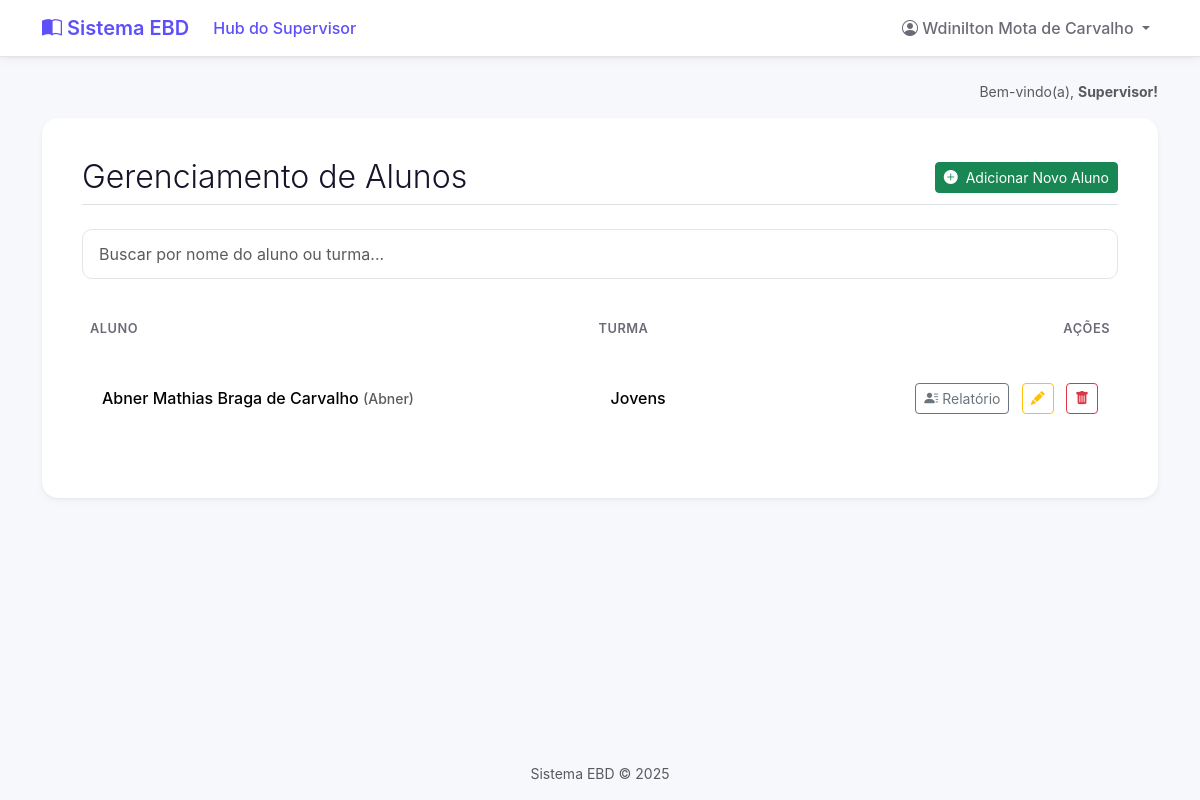
/relatorios/gerenciamento-alunos/ (signed in), run on an earlier commit of the app's database.
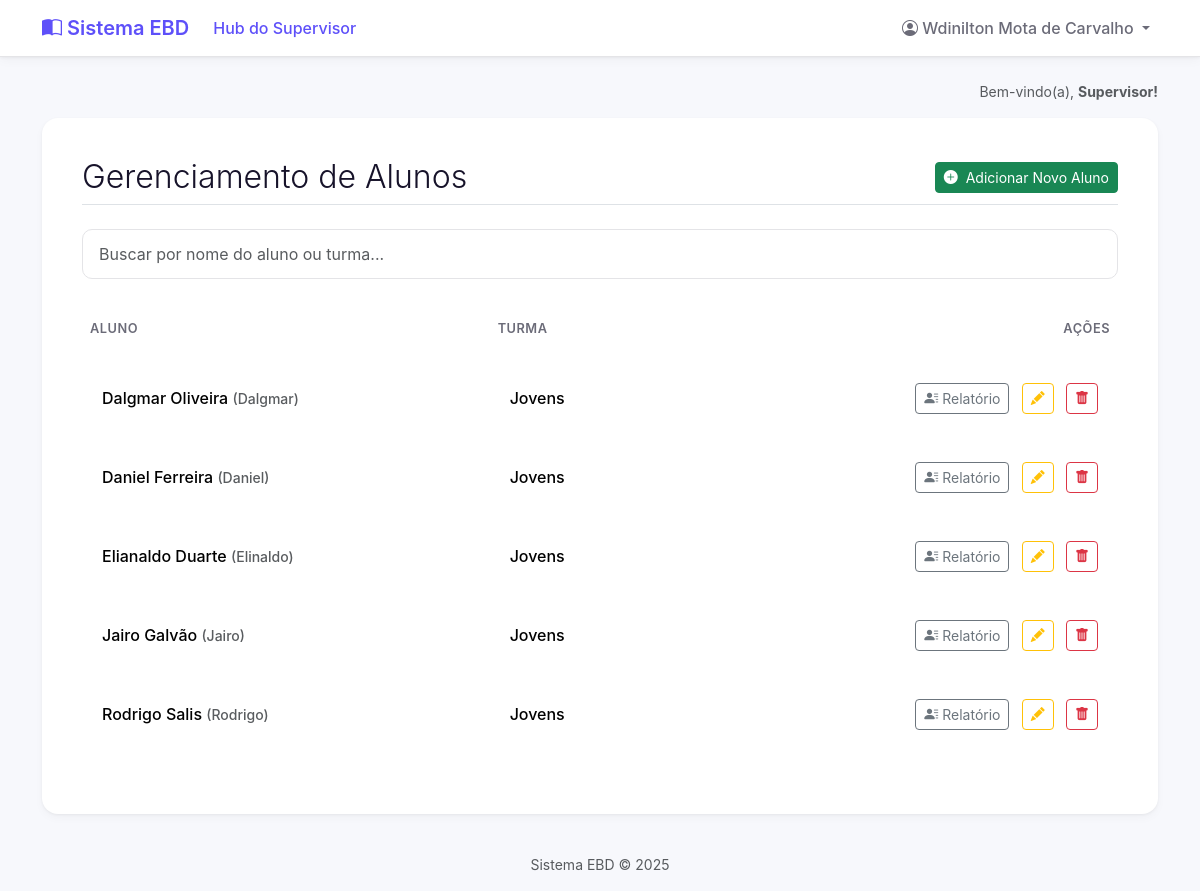
And on a later commit of the database.
### core/models.py (models this page shows, shortened)
class Aluno(models.Model):
    user = models.OneToOneField(
        User,
        on_delete=models.CASCADE,
        related_name='aluno', # Permite fazer request.user.aluno
        null=True,
        blank=True
    )
    nome_completo = models.CharField(max_length=255)
    turma = models.ForeignKey(
        Turma,
        on_delete=models.CASCADE,
        related_name='alunos'
    )
    pontos_totais = models.IntegerField(default=0)
    data_cadastro = models.DateTimeField(auto_now_add=True)

class Turma(models.Model):
    nome = models.CharField(max_length=100, unique=True)
    professores = models.ManyToManyField(
        User,
        blank=True, # Uma turma pode, temporariamente, não ter professores
        related_name='turmas_lecionadas',
        limit_choices_to={'groups__name': 'Professores'}
    )

### core/views.py (the view)
# urls.py: path('relatorios/gerenciamento-alunos/', views.gerenciamento_alunos, name='gerenciamento_alunos'),
@login_required
def gerenciamento_alunos(request):
    permissores = permissoes_context(request)
    if not permissores['is_supervisor']:
        return HttpResponseForbidden("<h1>Acesso Negado</h1><p>Apenas supervisores podem ver este relatório.</p>")
    lista_todos_alunos = Aluno.objects.select_related('turma').all().order_by('nome_completo')
    contexto = {'lista_todos_alunos': lista_todos_alunos}
    return render(request, 'gerenciamento_alunos.html', contexto)

### core/context_processors.py (called while the page is built)
def permissoes_context(request):
    is_professor = False
    is_aluno = False
    is_supervisor = False
    aluno = None
    if request.user.is_authenticated:
        is_supervisor = request.user.groups.filter(name='Supervisores').exists()
        is_professor = request.user.groups.filter(name='Professores').exists()
        try:
            aluno = request.user.aluno
            is_aluno = True
        except:
            is_aluno = False
    return {
        'is_supervisor': is_supervisor,
        'is_professor': is_professor,
        'is_aluno': is_aluno,
        'aluno_global': aluno,
    }

### templates/gerenciamento_alunos.html (shortened to what this page needs)
{% extends 'base.html' %}
{% block content %}
    <div class="d-flex justify-content-between align-items-center border-bottom pb-2 mb-4">
        <h2 class="fw-light mb-0">Gerenciamento de Alunos</h2>
        <a href="{% url 'cadastrar_aluno' %}" class="btn btn-success btn-sm">
            <i class="bi bi-plus-circle-fill me-1"></i> Adicionar Novo Aluno
        </a>
    </div>
    <input type="text" id="searchInput" onkeyup="filterTable('searchInput', 'searchableTable')"
           placeholder="Buscar por nome do aluno ou turma..." class="form-control search-box mb-4">
    <div class="table-responsive">
        <table class="table table-hover align-middle" id="searchableTable">
        <thead>
                <tr>
                    <th>Aluno</th>
                    <th>Turma</th>
                    <th class="text-end">Ações</th>
                    </tr>
            </thead>
            <tbody>
                {% for aluno in lista_todos_alunos %}
                <tr>
                    <td>{{ aluno.nome_completo }} <small class="text-muted">({{ aluno.user.username|default:"Sem login" }})</small></td>
                    <td>{{ aluno.turma.nome|default:"Sem turma" }}</td>
                    <td class="text-end" style="min-width: 270px;">
                        <a href="{% url 'relatorio_aluno_individual' aluno.id %}" class="btn btn-outline-secondary btn-sm me-2" title="Ver Relatório">
                            <i class="bi bi-person-lines-fill"></i> Relatório
                        </a>
                        <a href="{% url 'editar_aluno' aluno.id %}" class="btn btn-outline-warning btn-sm me-2" title="Editar">
                            <i class="bi bi-pencil-fill"></i>
                        </a>
                        <form action="{% url 'apagar_aluno' aluno.id %}" method="post" class="d-inline" onsubmit="return confirm('Tem certeza que deseja apagar o aluno {{ aluno.nome_completo }} E SEU USUÁRIO ASSOCIADO? Esta ação não pode ser desfeita.');">
                            <button type="submit" class="btn btn-outline-danger btn-sm" title="Apagar">
                                <i class="bi bi-trash-fill"></i>
                            </button>
                        </form>
                    </td>
                    </tr>
                {% endfor %}
            </tbody>
        </table>
    </div>
{% endblock %}

What changed in the data, as far as the page shows it:
removed Aluno: nome_completo "Abner Mathias Braga de Carvalho", user.username "Abner", turma.nome "Jovens"
added Aluno: nome_completo "Dalgmar Oliveira", user.username "Dalgmar", turma.nome "Jovens"
added Aluno: nome_completo "Daniel Ferreira", user.username "Daniel", turma.nome "Jovens"
added Aluno: nome_completo "Elianaldo Duarte", user.username "Elinaldo", turma.nome "Jovens"
added Aluno: nome_completo "Jairo Galvão", user.username "Jairo", turma.nome "Jovens"
added Aluno: nome_completo "Rodrigo Salis", user.username "Rodrigo", turma.nome "Jovens"
